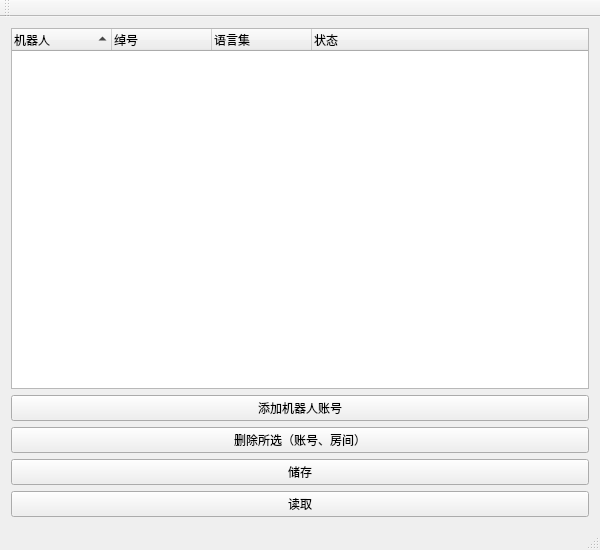
<?xml version="1.0" encoding="UTF-8"?>
<ui version="4.0">
 <class>MainWindow</class>
 <widget class="QMainWindow" name="MainWindow">
  <property name="geometry">
   <rect>
    <x>0</x>
    <y>0</y>
    <width>600</width>
    <height>550</height>
   </rect>
  </property>
  <property name="windowTitle">
   <string>机器人主菜单</string>
  </property>
  <widget class="QWidget" name="centralWidget">
   <property name="enabled">
    <bool>true</bool>
   </property>
   <property name="sizePolicy">
    <sizepolicy hsizetype="Preferred" vsizetype="Preferred">
     <horstretch>0</horstretch>
     <verstretch>0</verstretch>
    </sizepolicy>
   </property>
   <property name="layoutDirection">
    <enum>Qt::LeftToRight</enum>
   </property>
   <property name="autoFillBackground">
    <bool>true</bool>
   </property>
   <layout class="QGridLayout" name="gridLayout_2">
    <item row="1" column="0">
     <layout class="QGridLayout" name="gridLayout">
      <item row="0" column="0">
       <widget class="QPushButton" name="pushButton_account_add">
        <property name="text">
         <string>添加机器人账号</string>
        </property>
       </widget>
      </item>
      <item row="1" column="0">
       <widget class="QPushButton" name="pushButton_account_delete">
        <property name="text">
         <string>删除所选（账号、房间）</string>
        </property>
       </widget>
      </item>
      <item row="4" column="0">
       <widget class="QPushButton" name="pushButton_loadall">
        <property name="text">
         <string>读取</string>
        </property>
       </widget>
      </item>
      <item row="2" column="0">
       <widget class="QPushButton" name="pushButton_saveall">
        <property name="text">
         <string>储存</string>
        </property>
       </widget>
      </item>
     </layout>
    </item>
    <item row="0" column="0">
     <widget class="QTreeWidget" name="treeWidget_accounts">
      <property name="selectionMode">
       <enum>QAbstractItemView::ExtendedSelection</enum>
      </property>
      <property name="autoExpandDelay">
       <number>1</number>
      </property>
      <property name="indentation">
       <number>10</number>
      </property>
      <property name="sortingEnabled">
       <bool>true</bool>
      </property>
      <property name="allColumnsShowFocus">
       <bool>true</bool>
      </property>
      <property name="expandsOnDoubleClick">
       <bool>true</bool>
      </property>
      <column>
       <property name="text">
        <string>机器人</string>
       </property>
       <property name="textAlignment">
        <set>AlignLeading|AlignVCenter</set>
       </property>
      </column>
      <column>
       <property name="text">
        <string>绰号</string>
       </property>
      </column>
      <column>
       <property name="text">
        <string>语言集</string>
       </property>
      </column>
      <column>
       <property name="text">
        <string>状态</string>
       </property>
       <property name="textAlignment">
        <set>AlignLeading|AlignVCenter</set>
       </property>
      </column>
     </widget>
    </item>
   </layout>
  </widget>
  <widget class="QToolBar" name="mainToolBar">
   <attribute name="toolBarArea">
    <enum>TopToolBarArea</enum>
   </attribute>
   <attribute name="toolBarBreak">
    <bool>false</bool>
   </attribute>
  </widget>
  <widget class="QStatusBar" name="statusBar"/>
 </widget>
 <layoutdefault spacing="6" margin="11"/>
 <resources/>
 <connections/>
</ui>
